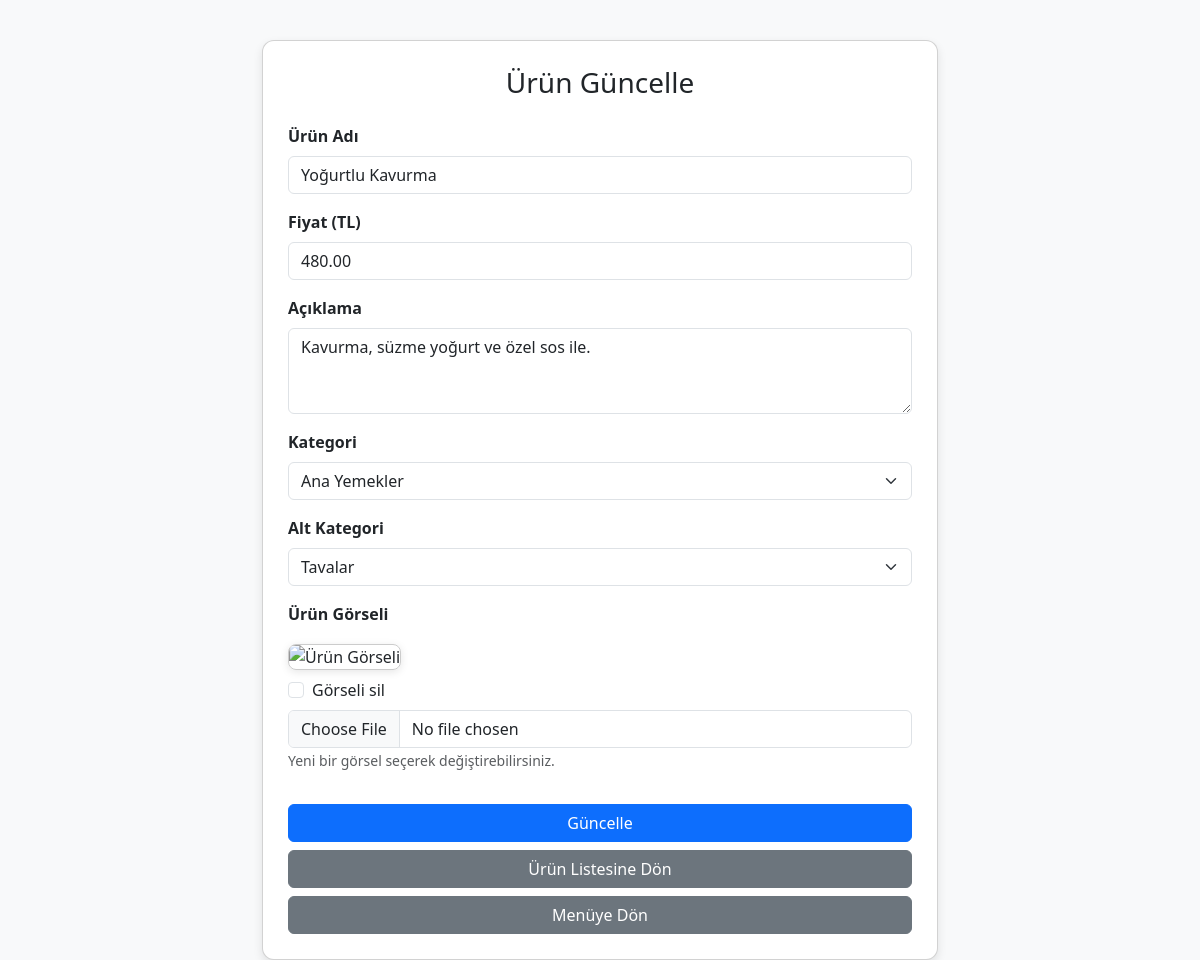
Page /urun_guncelle.php?id=31 (signed in) on the committed database.
### tables this page shows
CREATE TABLE `products` (
  `id` int(11) NOT NULL,
  `name` varchar(255) NOT NULL,
  `price` decimal(10,2) NOT NULL,
  `description` text DEFAULT NULL,
  `img` varchar(255) DEFAULT NULL,
  `category_id` int(11) NOT NULL,
  `subcategory_id` int(11) NOT NULL
);

CREATE TABLE `categories` (
  `id` int(11) NOT NULL,
  `name` varchar(255) NOT NULL,
  `order_no` int(11) DEFAULT 0
);

CREATE TABLE `subcategories` (
  `id` int(11) NOT NULL,
  `category_id` int(11) NOT NULL,
  `name` varchar(255) NOT NULL
);

### urun_guncelle.php (the view, shortened to what this page needs)
<?php
include 'db.php';
$id = intval($_GET['id']);
$product = $conn->query("SELECT * FROM products WHERE id = $id")->fetch_assoc();
$categories = $conn->query("SELECT * FROM categories");
$subcategories = $conn->query("SELECT * FROM subcategories");
?>
<!DOCTYPE html>
<html lang="tr">
<head>
    <link href="https://cdn.jsdelivr.net/npm/bootstrap@5.3.0/dist/css/bootstrap.min.css" rel="stylesheet">
</head>
<body>
<div class="container">
    <div class="card">
        <h3 class="text-center mb-4">Ürün Güncelle</h3>
        <form method="POST" enctype="multipart/form-data">
            <div class="mb-3">
                <label class="form-label">Ürün Adı</label>
                <input type="text" name="name" class="form-control" value="<?= htmlspecialchars($product['name']) ?>" required>
            </div>
            <div class="mb-3">
                <label class="form-label">Fiyat (TL)</label>
                <input type="number" step="0.01" name="price" class="form-control" value="<?= $product['price'] ?>" required>
            </div>
            <div class="mb-3">
                <label class="form-label">Açıklama</label>
                <textarea name="description" class="form-control" rows="3"><?= htmlspecialchars($product['description']) ?></textarea>
            </div>
            <div class="mb-3">
                <label class="form-label">Kategori</label>
                <select name="category_id" class="form-select" required>
                    <?php while ($cat = $categories->fetch_assoc()): ?>
                        <option value="<?= $cat['id'] ?>" <?= ($cat['id'] == $product['category_id']) ? 'selected' : '' ?>>
                            <?= htmlspecialchars($cat['name']) ?>
                        </option>
                    <?php endwhile; ?>
                </select>
            </div>
            <div class="mb-3">
                <label class="form-label">Alt Kategori</label>
                <select name="subcategory_id" class="form-select" required>
                    <?php
                    $subcategories->data_seek(0);
                    while ($sub = $subcategories->fetch_assoc()):
                    ?>
                        <option value="<?= $sub['id'] ?>" <?= ($sub['id'] == $product['subcategory_id']) ? 'selected' : '' ?>>
                            <?= htmlspecialchars($sub['name']) ?>
                        </option>
                    <?php endwhile; ?>
                </select>
            </div>
            <div class="mb-3">
                <label class="form-label">Ürün Görseli</label><br>
                <?php
                $image_path = 'uploads/default.png';
                ?>
                <img src="<?= $image_path ?>" alt="Ürün Görseli" class="preview">
                <div class="form-check mt-2">
                    <input class="form-check-input" type="checkbox" name="delete_image" id="delete_image">
                    <label class="form-check-label" for="delete_image">Görseli sil</label>
                </div>
                <input type="file" name="img" class="form-control mt-2">
                <small class="text-muted">Yeni bir görsel seçerek değiştirebilirsiniz.</small>
            </div>
            <button type="submit" class="btn btn-primary w-100 mt-3">Güncelle</button>
            <a href="urunler.php" class="btn btn-secondary w-100 mt-2">Ürün Listesine Dön</a>
            <a href="menu.php" class="btn btn-secondary w-100 mt-2">Menüye Dön</a>
        </form>
    </div>
</div>
</body>
</html>

### urun_guncelle.php (style rules this page uses)
body { background-color: #f8f9fa; }
.container { margin-top: 40px; max-width: 700px; }
.card { padding: 25px; border-radius: 12px; box-shadow: 0px 4px 10px rgba(0, 0, 0, 0.1); }
.preview { max-width: 300px; max-height: 200px; object-fit: cover; margin-top: 10px; border: 1px solid #ccc; border-radius: 8px; box-shadow: 0 2px 8px rgba(0,0,0,0.1); }
.form-label { font-weight: 600; }

### rows in the picture
products: name "Yoğurtlu Kavurma", price "480.00", description "Kavurma, süzme yoğurt ve özel sos ile.", category_id "Ana Yemekler", subcategory_id "Tavalar"
